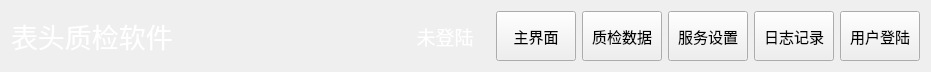
<?xml version="1.0" encoding="UTF-8"?>
<ui version="4.0">
 <class>NavBarWid</class>
 <widget class="QWidget" name="NavBarWid">
  <property name="geometry">
   <rect>
    <x>0</x>
    <y>0</y>
    <width>931</width>
    <height>72</height>
   </rect>
  </property>
  <property name="windowTitle">
   <string>Form</string>
  </property>
  <layout class="QGridLayout" name="gridLayout">
   <item row="0" column="1">
    <spacer name="horizontalSpacer">
     <property name="orientation">
      <enum>Qt::Horizontal</enum>
     </property>
     <property name="sizeHint" stdset="0">
      <size>
       <width>52</width>
       <height>20</height>
      </size>
     </property>
    </spacer>
   </item>
   <item row="0" column="6">
    <widget class="QPushButton" name="logBtn">
     <property name="maximumSize">
      <size>
       <width>200</width>
       <height>50</height>
      </size>
     </property>
     <property name="font">
      <font>
       <family>微软雅黑</family>
       <pointsize>11</pointsize>
      </font>
     </property>
     <property name="text">
      <string>日志记录</string>
     </property>
    </widget>
   </item>
   <item row="0" column="7">
    <widget class="QPushButton" name="loginBtn">
     <property name="maximumSize">
      <size>
       <width>200</width>
       <height>50</height>
      </size>
     </property>
     <property name="font">
      <font>
       <family>微软雅黑</family>
       <pointsize>11</pointsize>
      </font>
     </property>
     <property name="text">
      <string>用户登陆</string>
     </property>
    </widget>
   </item>
   <item row="0" column="3">
    <widget class="QPushButton" name="homeBtn">
     <property name="maximumSize">
      <size>
       <width>200</width>
       <height>50</height>
      </size>
     </property>
     <property name="font">
      <font>
       <family>微软雅黑</family>
       <pointsize>11</pointsize>
      </font>
     </property>
     <property name="text">
      <string>主界面</string>
     </property>
    </widget>
   </item>
   <item row="0" column="4">
    <widget class="QPushButton" name="dataBtn">
     <property name="maximumSize">
      <size>
       <width>200</width>
       <height>50</height>
      </size>
     </property>
     <property name="font">
      <font>
       <family>微软雅黑</family>
       <pointsize>11</pointsize>
      </font>
     </property>
     <property name="text">
      <string>质检数据</string>
     </property>
    </widget>
   </item>
   <item row="0" column="0">
    <widget class="QLabel" name="label">
     <property name="font">
      <font>
       <family>微软雅黑</family>
       <pointsize>20</pointsize>
      </font>
     </property>
     <property name="styleSheet">
      <string notr="true">color: rgb(255, 255, 255);</string>
     </property>
     <property name="text">
      <string>表头质检软件</string>
     </property>
    </widget>
   </item>
   <item row="0" column="5">
    <widget class="QPushButton" name="setBtn">
     <property name="maximumSize">
      <size>
       <width>200</width>
       <height>50</height>
      </size>
     </property>
     <property name="font">
      <font>
       <family>微软雅黑</family>
       <pointsize>11</pointsize>
      </font>
     </property>
     <property name="text">
      <string>服务设置</string>
     </property>
    </widget>
   </item>
   <item row="0" column="2">
    <widget class="QLabel" name="userLab">
     <property name="minimumSize">
      <size>
       <width>90</width>
       <height>0</height>
      </size>
     </property>
     <property name="font">
      <font>
       <family>微软雅黑</family>
       <pointsize>14</pointsize>
      </font>
     </property>
     <property name="contextMenuPolicy">
      <enum>Qt::PreventContextMenu</enum>
     </property>
     <property name="styleSheet">
      <string notr="true">color: rgb(255, 255, 255);</string>
     </property>
     <property name="text">
      <string>未登陆</string>
     </property>
     <property name="alignment">
      <set>Qt::AlignCenter</set>
     </property>
    </widget>
   </item>
  </layout>
 </widget>
 <resources/>
 <connections/>
</ui>
